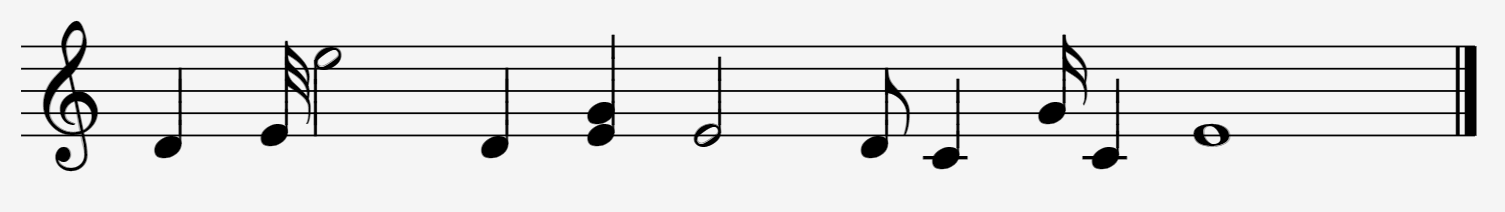
#> input picture inputdata/test 1/01.PNG, 1505 x 212 px
$ python -i module1.py   (imports and definitions only)
#> lines starting #> are read from the running program, lines starting #| are printed output that depends on the picture; after the words box and inside, x2 and y2 are one past the last pixel; in counts of white or black regions, pixels touching at a corner belong together
#> further down, picture is the input picture: shape (212, 1505, 3); min 0, max 245, mean 226.2
import cv2
from skimage.filters import threshold_local, threshold_otsu
from skimage import io
from skimage import transform
import numpy as np
from skimage.measure import find_contours
import matplotlib.pyplot as plt
from ReadWrite import *
from skimage.morphology import binary_closing

import time


# get staff lines by horizontal projections
# [19 lines left out: function show_images, not called in this run]


# -----------------------------------------------------------------------------------------------------------------------------------------
# this function divides the music sheet to sub images each containing a row of the notes
# -----------------------------------------------------------------------------------------------------------------------------------------

def divide(img):
    kernel = np.array([
        [0, 0, 0],
        [1, 1, 1],
        [0, 0, 0]
    ], np.uint8)
    kernel2 = np.array([
        [0, 1, 0],
        [0, 1, 0],
        [0, 1, 0]
    ], np.uint8)
    # ---------------------------dilates the image to get the staff lines only-------------------------------------------------------------
    retval, img_binary = cv2.threshold(img, 215, 255, type=cv2.THRESH_BINARY)
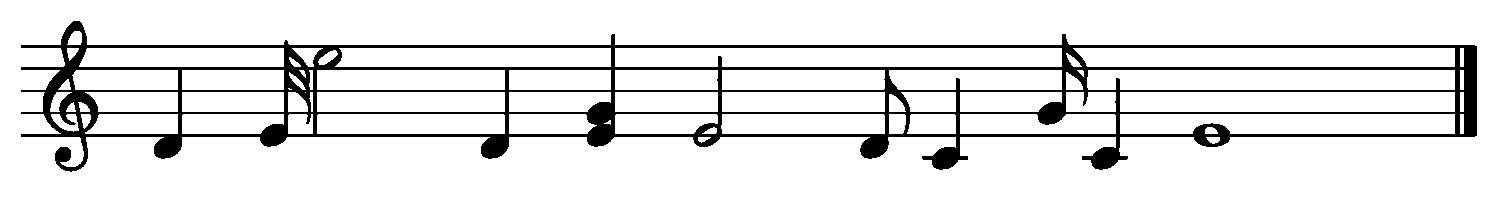
#> img_binary: shape (212, 1505, 3); 89.9% white; 1 black region, box (x1, y1, x2, y2) and area: (21, 21, 1477, 172) 32259
    dilation = cv2.dilate(img_binary, kernel, iterations=50)
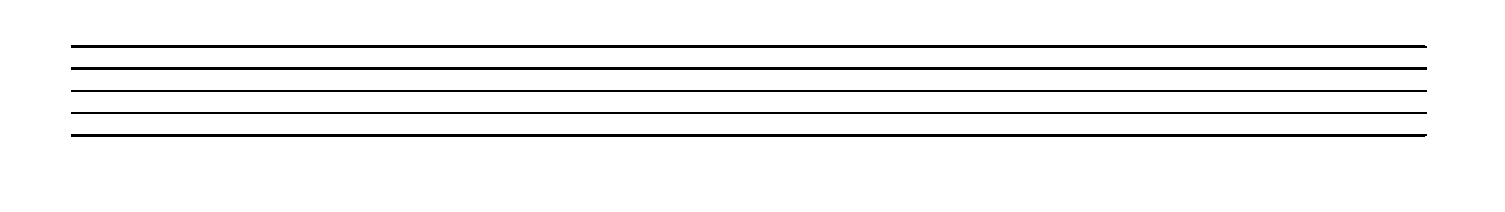
#> dilation: shape (212, 1505, 3); 94.5% white; 5 black regions, box (x1, y1, x2, y2) and area: (71, 67, 1427, 70) 4068, (71, 45, 1427, 48) 4066, (71, 134, 1427, 137) 4066, (71, 90, 1427, 92) 2712, (71, 112, 1427, 114) 2712
#> (the run stopped early here; a loop or call above may not have finished)

$ run again, on inputdata/test 1/6.png
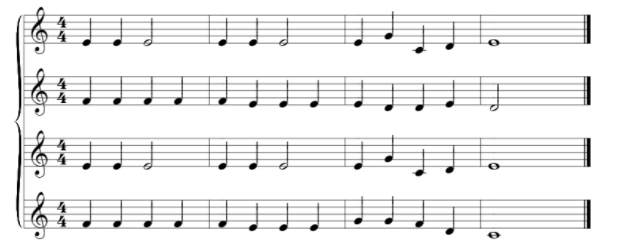
#> input picture inputdata/test 1/6.png, 621 x 249 px
#> picture is the input picture: shape (249, 621, 3); min 0, max 255, mean 238
#> in divide, `retval, img_binary = cv2.threshold(img, 215, 255, type=cv2.THRESH_BINA..`:
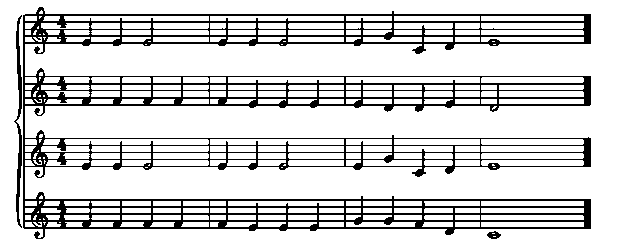
#> img_binary: shape (249, 621, 3); 83.7% white; black in thin lines or dots, all inside (x1, y1, x2, y2) = (14, 7, 591, 239)
#> in divide, `dilation = cv2.dilate(img_binary, kernel, iterations=50)`:
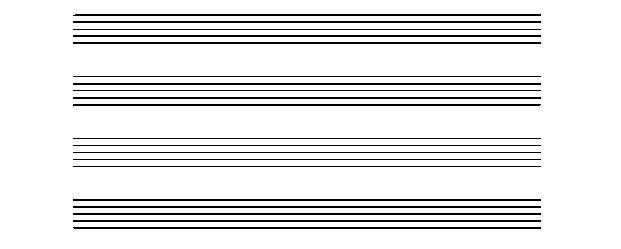
#> dilation: shape (249, 621, 3); 90.3% white; black in thin lines or dots, all inside (x1, y1, x2, y2) = (73, 14, 541, 229)
